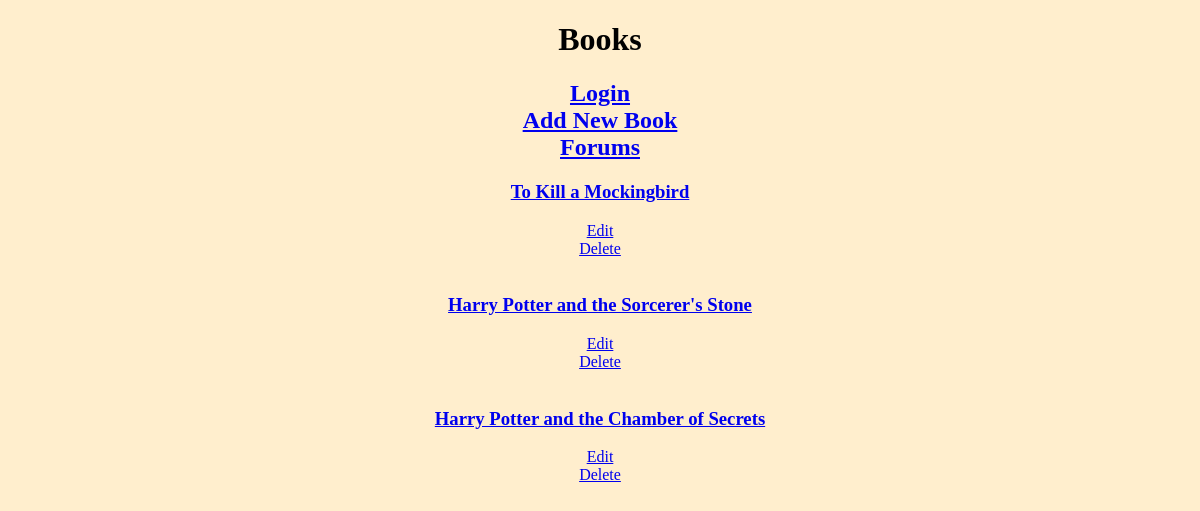
The page /books/ on the database its author committed.
### BookReviewDatabase.py (models this page shows)
class Book(Base):
	__tablename__ = 'book'
	id = Column(Integer, primary_key = True)
	title = Column(String(120), nullable = False)
	author = Column(String(120), nullable = False)
	subject = Column(String(120))
	category = Column(String(80))
	summary = Column(String(400))
	picture = Column(String)
	user_id = Column(Integer,ForeignKey('user.id'))
	user = relationship(User)

### BookReviewMain.py (the view)
@app.route('/')
@app.route('/books/')
def bookList():
	books = session.query(Book)
	if 'username' not in login_session:
  		return render_template('publicBookList.html', books = books)
  	else:
  		user_id = login_session['user_id']
		return render_template('bookList.html', books = books, user_id = user_id)

### templates/publicBookList.html (shortened to what this page needs)
<!DOCTYPE html>
<html>
<head>
	<link rel="stylesheet" type="text/css" href="/static/styles.css">
</head>
<body>
	<h1>Books</h1>
	<h2>
		<a href="{{url_for('login')}}">Login</a>
		<br>
		<a href = '{{url_for('newBook')}}'>Add New Book</a>
		<br>
		<a href="{{url_for('forumList')}}">Forums</a>
	</h2>
	{% for book in books %}
	<h3>
	<a href='{{url_for('bookInformation', book_id = book.id) }}'book.title</a>
	{{book.title}}
	</h3>
	<a href='{{url_for('editBook', book_id = book.id) }}'>Edit</a>
	<br>
	<a href='{{url_for('deleteBook', book_id = book.id) }}'>Delete</a>
	<br>
	<br>
	{% endfor %}
</body>
</html>

### static/styles.css (style rules this page uses)
body { background-color: rgb(255, 238, 205); text-align: center; }

### rows shown on the page
Book: title "To Kill a Mockingbird"
Book: title "Harry Potter and the Sorcerer's Stone"
Book: title "Harry Potter and the Chamber of Secrets"
